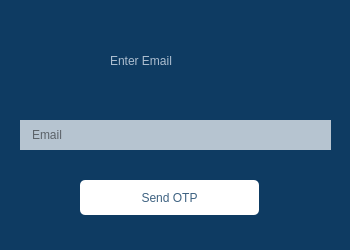
<?xml version="1.0" encoding="UTF-8"?>
<ui version="4.0">
 <class>Dialog</class>
 <widget class="QDialog" name="Dialog">
  <property name="geometry">
   <rect>
    <x>0</x>
    <y>0</y>
    <width>350</width>
    <height>250</height>
   </rect>
  </property>
  <property name="minimumSize">
   <size>
    <width>350</width>
    <height>250</height>
   </size>
  </property>
  <property name="maximumSize">
   <size>
    <width>350</width>
    <height>250</height>
   </size>
  </property>
  <property name="windowTitle">
   <string>Dialog</string>
  </property>
  <property name="styleSheet">
   <string notr="true">background:rgb(14, 59, 98);</string>
  </property>
  <widget class="QWidget" name="widget_2" native="true">
   <property name="geometry">
    <rect>
     <x>0</x>
     <y>30</y>
     <width>350</width>
     <height>370</height>
    </rect>
   </property>
   <property name="minimumSize">
    <size>
     <width>350</width>
     <height>350</height>
    </size>
   </property>
   <property name="styleSheet">
    <string notr="true">
QWidget {
background:rgb(14, 59, 98);
}

QPushButton {
background:white;
color:rgba(14, 59, 98, 0.8);
border-radius:5px;
	font: 11pt &quot;Segoe UI&quot;;
}

QPushButton:hover {
background:rgba(255, 255, 250, 0.8);

}

</string>
   </property>
   <widget class="QPushButton" name="pushButton_14">
    <property name="geometry">
     <rect>
      <x>80</x>
      <y>150</y>
      <width>179</width>
      <height>35</height>
     </rect>
    </property>
    <property name="minimumSize">
     <size>
      <width>0</width>
      <height>35</height>
     </size>
    </property>
    <property name="maximumSize">
     <size>
      <width>16777215</width>
      <height>30</height>
     </size>
    </property>
    <property name="styleSheet">
     <string notr="true"/>
    </property>
    <property name="text">
     <string>Send OTP</string>
    </property>
    <property name="checkable">
     <bool>true</bool>
    </property>
    <property name="autoExclusive">
     <bool>true</bool>
    </property>
   </widget>
   <widget class="QWidget" name="layoutWidget_2">
    <property name="geometry">
     <rect>
      <x>20</x>
      <y>80</y>
      <width>311</width>
      <height>51</height>
     </rect>
    </property>
    <layout class="QVBoxLayout" name="verticalLayout_3">
     <property name="spacing">
      <number>15</number>
     </property>
     <item>
      <widget class="QLineEdit" name="lineEdit_4">
       <property name="minimumSize">
        <size>
         <width>70</width>
         <height>30</height>
        </size>
       </property>
       <property name="styleSheet">
        <string notr="true">background:white;
padding-left:10px;
background:rgba(255, 255, 255, 0.7);
border:none;</string>
       </property>
       <property name="placeholderText">
        <string>Email</string>
       </property>
      </widget>
     </item>
    </layout>
   </widget>
   <widget class="QLabel" name="label_11">
    <property name="geometry">
     <rect>
      <x>110</x>
      <y>10</y>
      <width>131</width>
      <height>41</height>
     </rect>
    </property>
    <property name="styleSheet">
     <string notr="true">font:  700 18pt &quot;Segoe UI&quot;;
color:rgba(240, 247, 255,0.7);</string>
    </property>
    <property name="text">
     <string>Enter Email</string>
    </property>
   </widget>
  </widget>
  <widget class="QWidget" name="widget" native="true">
   <property name="geometry">
    <rect>
     <x>0</x>
     <y>0</y>
     <width>350</width>
     <height>30</height>
    </rect>
   </property>
   <property name="minimumSize">
    <size>
     <width>350</width>
     <height>30</height>
    </size>
   </property>
   <property name="maximumSize">
    <size>
     <width>350</width>
     <height>30</height>
    </size>
   </property>
   <property name="styleSheet">
    <string notr="true">QPushButton {

border:none}

</string>
   </property>
   <widget class="QPushButton" name="pushButton_19">
    <property name="geometry">
     <rect>
      <x>320</x>
      <y>0</y>
      <width>30</width>
      <height>30</height>
     </rect>
    </property>
    <property name="minimumSize">
     <size>
      <width>30</width>
      <height>30</height>
     </size>
    </property>
    <property name="maximumSize">
     <size>
      <width>30</width>
      <height>30</height>
     </size>
    </property>
    <property name="styleSheet">
     <string notr="true">



QPushButton:hover {
background:rgb(213, 0, 0);
}

QPushButton {
background:rgb(213, 0, 0);
color:white;
font: 14pt &quot;Segoe UI&quot;;
background:rgba(14, 59, 98, 0.5);
}</string>
    </property>
    <property name="text">
     <string/>
    </property>
    <property name="icon">
     <iconset>
      <normaloff>../lesson Bokks/front-end/icons/close-line.png</normaloff>../lesson Bokks/front-end/icons/close-line.png</iconset>
    </property>
    <property name="iconSize">
     <size>
      <width>20</width>
      <height>20</height>
     </size>
    </property>
   </widget>
  </widget>
 </widget>
 <resources/>
 <connections>
  <connection>
   <sender>pushButton_19</sender>
   <signal>clicked()</signal>
   <receiver>Dialog</receiver>
   <slot>close()</slot>
   <hints>
    <hint type="sourcelabel">
     <x>335</x>
     <y>17</y>
    </hint>
    <hint type="destinationlabel">
     <x>401</x>
     <y>40</y>
    </hint>
   </hints>
  </connection>
 </connections>
</ui>
